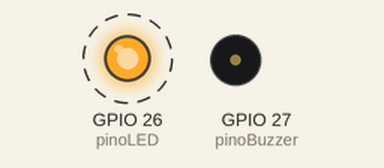
The sketch below on a simulated ESP32. On the bench: output pins drawn as LEDs (lit = HIGH), buzzer (waves = sounding, pin HIGH). Dashed ring = blinking. WiFi joins after 1.5 s; servers stay silent unless stated; no MQTT or app messages arrive unless stated; what the sketch prints to the serial monitor is not drawn.

Above: at 2.1 s.
Timing chart, 0 to 6.3 s (numbered marks = the images above):
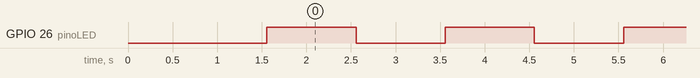

Measured:
- by itself, GPIO 26 (pinoLED): alternates HIGH for 1.0 s and LOW for 1.0 s

The sketch:

sketch.ino
```cpp
// MPU6050 example
// https://wokwi.com/arduino/projects/305937248748044864

// Projetos utilizados como exemplo:
// https://wokwi.com/projects/322577683855704658
// https://wokwi.com/projects/320964045035274834
// https://www.filipeflop.com/blog/adafruit-io-plataforma-iot/
// https://www.filipeflop.com/blog/faca-seu-rastreador-veicular-com-esp32-gps-e-freertos/

#include <Adafruit_MPU6050.h>
#include <Adafruit_Sensor.h>
#include <WiFi.h>
#include <WiFiClient.h>
#include <Wire.h>
#include "freertos/FreeRTOS.h"
#include "freertos/task.h"
#include "driver/gpio.h"
#include "Adafruit_MQTT.h"
#include "Adafruit_MQTT_Client.h"

SemaphoreHandle_t xSerialSemaphore;

xQueueHandle xFila;

int tamFila = 5;

#define WIFI_SSID "Wokwi-GUEST"
#define WIFI_PASS ""

#define AIO_SERVER      "io.adafruit.com"
#define AIO_SERVERPORT  1883
#define AIO_USERNAME    "mateussiil" // Seu usuario cadastrado na plataforma da Adafruit
#define AIO_KEY         "aio_iSKl28vowh93S0M5grv4FHFdnXvX"       // Sua key da dashboard
#define TOPIC           "/feeds/queda"       // Sua key da dashboard

void TaskBuzzer( void *pvParameters );
void TaskLed( void *pvParameters );
void TaskSensorRead( void *pvParameters );

Adafruit_MPU6050 mpu;

const int pinoLED = 26;
const int pinoBuzzer = 27;

typedef struct{
  int dx;
  int dy;
  int dz;
} Data;


WiFiClient client;
Adafruit_MQTT_Client mqtt(&client, AIO_SERVER, AIO_SERVERPORT, AIO_USERNAME, AIO_KEY);

Adafruit_MQTT_Publish _mcp9808 = Adafruit_MQTT_Publish(&mqtt, AIO_USERNAME TOPIC, MQTT_QOS_1);


/*************************** Declaração dos Prototypes ************************************/

void initSerial();
void initPins();
void initQueue();
void initSemaphore();
void initWiFi();
void initMQTT();
void initMCP9808();
void conectar_broker();

/*************************** Sketch ************************************/


void setup(void) {
  initSerial();
  initPins();
  initQueue();
  initSemaphore();
  initWiFi();
  initMQTT();
  conectar_broker();
  while (!mpu.begin()) {
    delay(1000);
  }

  Serial.println("MPU6050 ready!");

  xTaskCreate( TaskSensorRead, "Sensor", 10000, NULL, 1, NULL );
  xTaskCreate( TaskBuzzer, "Buzzer", 10000, NULL, 2, NULL );
  xTaskCreate( TaskLed, "Led", 10000, NULL, 3, NULL );

  delay(100);
}

sensors_event_t accelerometer;

int oldAcx,oldAcy,oldAcz;
boolean led=false;


void initSerial()
{
  Serial.begin(115200);

  while (!Serial) {
    ;
  }
}

void initPins()
{
  pinMode(pinoLED, OUTPUT);
  pinMode(pinoBuzzer, OUTPUT);
}

void initQueue()
{
  xFila = xQueueCreate(5, sizeof(Data));

  if(xFila == NULL){
    Serial.println("Erro criando fila");
  }
}

void initSemaphore()
{
  if ( xSerialSemaphore == NULL )  // Check to confirm that the Serial Semaphore has not already been created.
  {
    xSerialSemaphore = xSemaphoreCreateMutex();  // Create a mutex semaphore we will use to manage the Serial Port
    if ( ( xSerialSemaphore ) != NULL )
      xSemaphoreGive( ( xSerialSemaphore ) );  // Make the Serial Port available for use, by "Giving" the Semaphore.
  }
}


/* Configuração da conexão WiFi */
void initWiFi() {
  Serial.print("Conectando-se na rede "); Serial.println(WIFI_SSID);

  WiFi.begin(WIFI_SSID, WIFI_PASS);

  while (WiFi.status() != WL_CONNECTED) {
    delay(500);
    Serial.print(".");
  }
  Serial.println();

  Serial.println("Conectado à rede com sucesso"); Serial.println("Endereço IP: "); Serial.println(WiFi.localIP());
}

/* Configuração da conexão MQTT */
void initMQTT() {
}


/* Conexão com o broker e também servirá para reestabelecer a conexão caso caia */
void conectar_broker() {
  int8_t ret;

  if (mqtt.connected()) {
    return;
  }

  Serial.println("Conectando-se ao broker mqtt...");

  uint8_t num_tentativas = 3;
  while ((ret = mqtt.connect()) != 0) {
    Serial.println(mqtt.connectErrorString(ret));
    Serial.println("Falha ao se conectar. Tentando se reconectar em 5 segundos.");
    mqtt.disconnect();
    delay(5000);
    num_tentativas--;
    if (num_tentativas == 0) {
      Serial.println("Seu ESP será resetado.");
      while (1);
    }
  }

  Serial.println("Conectado ao broker com sucesso.");
}

void TaskLed( void *pvParameters )
{
  (void) pvParameters;
  for (;;)
  {
    if ( xSemaphoreTake( xSerialSemaphore, ( TickType_t ) 5 ) == pdTRUE )
    {
      if(!led){
        digitalWrite(pinoLED,HIGH);
        led = true;
      }else{
        digitalWrite(pinoLED,LOW);
        led = false;
      }

      xSemaphoreGive( xSerialSemaphore );
    }
    vTaskDelay(1000 / portTICK_PERIOD_MS);
  }
  vTaskDelete( NULL );
}

void TaskBuzzer( void *pvParameters )
{
  (void) pvParameters;
  Data data;
  BaseType_t xStatus;
  const TickType_t xTicksToWait = pdMS_TO_TICKS(100);

  // xSemaphoreTake(xSerialSemaphore, portMAX_DELAY );
  // initWiFi();
  // xSemaphoreGive(xSerialSemaphore);

  // /* Inciializa mqtt e faz conexao ao broker */
  // xSemaphoreTake(xSerialSemaphore, portMAX_DELAY );
  // initMQTT();
  // xSemaphoreGive(xSerialSemaphore);

  for (;;)
  {
    vTaskDelay( 1000 / portTICK_PERIOD_MS );

    xStatus = xQueueReceive( xFila, &data, xTicksToWait );

    if(xStatus == pdPASS){
      Serial.print("[");
      Serial.print(millis());
      Serial.print("] X: ");
      Serial.print(data.dx);
      Serial.print(", Y: ");
      Serial.print(data.dy);
      Serial.print(", Z: ");
      Serial.print(data.dz);
      Serial.println(" m/s^2");


      if(data.dx>8.5 || data.dy>8.5 || data.dz>8.5){
        tone(pinoBuzzer, 260);
        if (! _mcp9808.publish("caiu")) {
          Serial.println("Falha ao enviar pro servidor");
        }
        Serial.println("CAIUUUUUU");
      }else{
        if (! _mcp9808.publish("Tudo bem")) {
          Serial.println("Falha ao enviar pro servidor");
        }
      }
    }
  }

  vTaskDelete( NULL );
}

void TaskSensorRead(void *pvParameters)
{
  (void) pvParameters;
  Data data;

  const TickType_t xTicksToWait = pdMS_TO_TICKS(100);

  BaseType_t xStatus;

  for (;;)
  {
    mpu.getAccelerometerSensor()->getEvent(&accelerometer);

    xSemaphoreTake(xSerialSemaphore, portMAX_DELAY );

    data.dx = abs(accelerometer.acceleration.x-oldAcx);
    data.dy = abs(accelerometer.acceleration.y-oldAcy);
    data.dz = abs(accelerometer.acceleration.y-oldAcz);

    oldAcx=accelerometer.acceleration.x;
    oldAcy=accelerometer.acceleration.y;
    oldAcz=accelerometer.acceleration.z;

    xStatus = xQueueSendToFront( xFila, &data, xTicksToWait );
    if( xStatus == pdPASS ) {
      Serial.println("Enviando valores pela fila");
    }

    xSemaphoreGive(xSerialSemaphore);
    vTaskDelay(1000 / portTICK_PERIOD_MS);
  }
  vTaskDelete( NULL );
}

void loop() {
}
```
